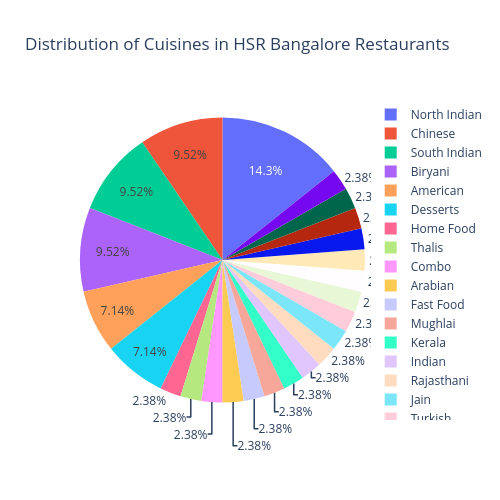

This figure's notebook cell:
### Markdown cell above
**Insight**: North Indian (6) leads HSR, but the gap to the rest is much smaller than in BTM — Chinese, South Indian, and Biryani are tied at 4 each. This more even spread, plus 20+ cuisines with just 1 listing, confirms HSR has the most balanced, less mainstream-dominated cuisine mix of the three hubs.

### Code cell
fig= px.pie(
    data_frame=df_Cuisine_HSR,
    names=df_Cuisine_HSR["Cuisine"],
    values=df_Cuisine_HSR["Count"],
    title="Distribution of Cuisines in HSR Bangalore Restaurants", height=500,width=500
)

# fig.updatw_traces(textposition="inside")
fig.show()

### Figure 1 — Plotly figure (JSON) as saved in the notebook; plotly's stock layout.template omitted (floating-point values rounded to 4 significant figures)
{"data": [{"domain": {"x": [0, 1], "y": [0, 1]}, "hovertemplate": "Cuisine=%{label}<br>Count=%{value}<extra></extra>", "labels": ["North Indian", "Home Food", "Thalis", "Combo", "American", "Arabian", "Chinese", "Desserts", "Fast Food", "Mughlai", "South Indian", "Kerala", "Indian", "Rajasthani", "Jain", "Biryani", "Turkish", "Portuguese", "Andhra", "Bakery", "Juices", "Kebabs", "Snacks", "Chettinad"], "legendgroup": "", "name": "", "showlegend": true, "type": "pie", "values": [6, 1, 1, 1, 3, 1, 4, 3, 1, 1, 4, 1, 1, 1, 1, 4, 1, 1, 1, 1, 1, 1, 1, 1]}], "layout": {"height": 500, "legend": {"tracegroupgap": 0}, "title": {"text": "Distribution of Cuisines in HSR Bangalore Restaurants"}, "width": 500}}
